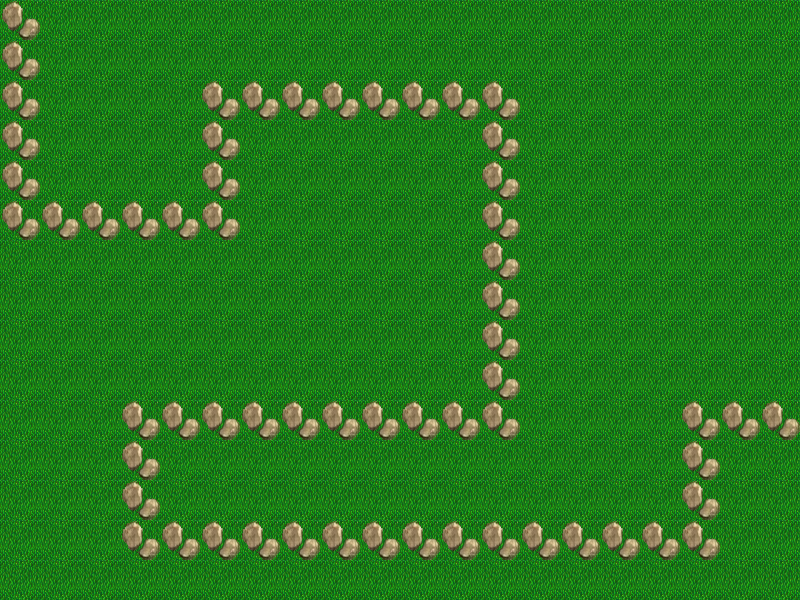

This is a level from a 2D game, rendered from its Tiled map with the project's own tilesets. A one-line summary and the map file follow, with tile-layer data summarised:
An orthogonal 20x15 tile map with 40x40 px tiles, 1 tile layer (Tile Layer 1).

<map version="1.0" orientation="orthogonal" width="20" height="15" tilewidth="40" tileheight="40">
 <tileset firstgid="1" name="Tiles" tilewidth="40" tileheight="40">
  <image source="TileSet.bmp" width="80" height="40" />
  <tile id="1">
   <properties>
    <property name="road" value="true" />
   </properties>
  </tile>
 </tileset>
 <layer name="Tile Layer 1" width="20" height="15">
  <data>[300 cells, 300 non-empty, 2 distinct tile ids]</data>
 </layer>
</map>